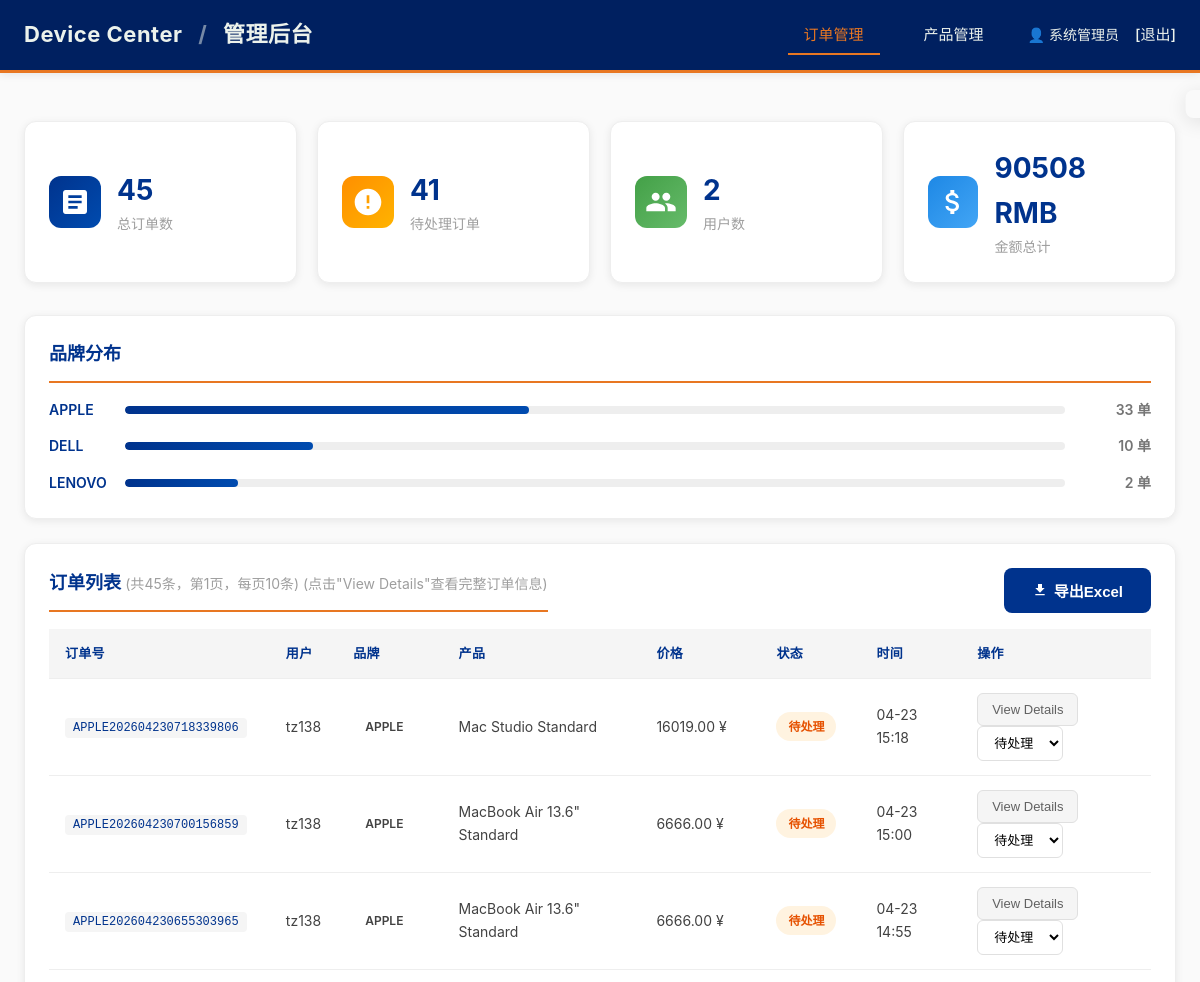
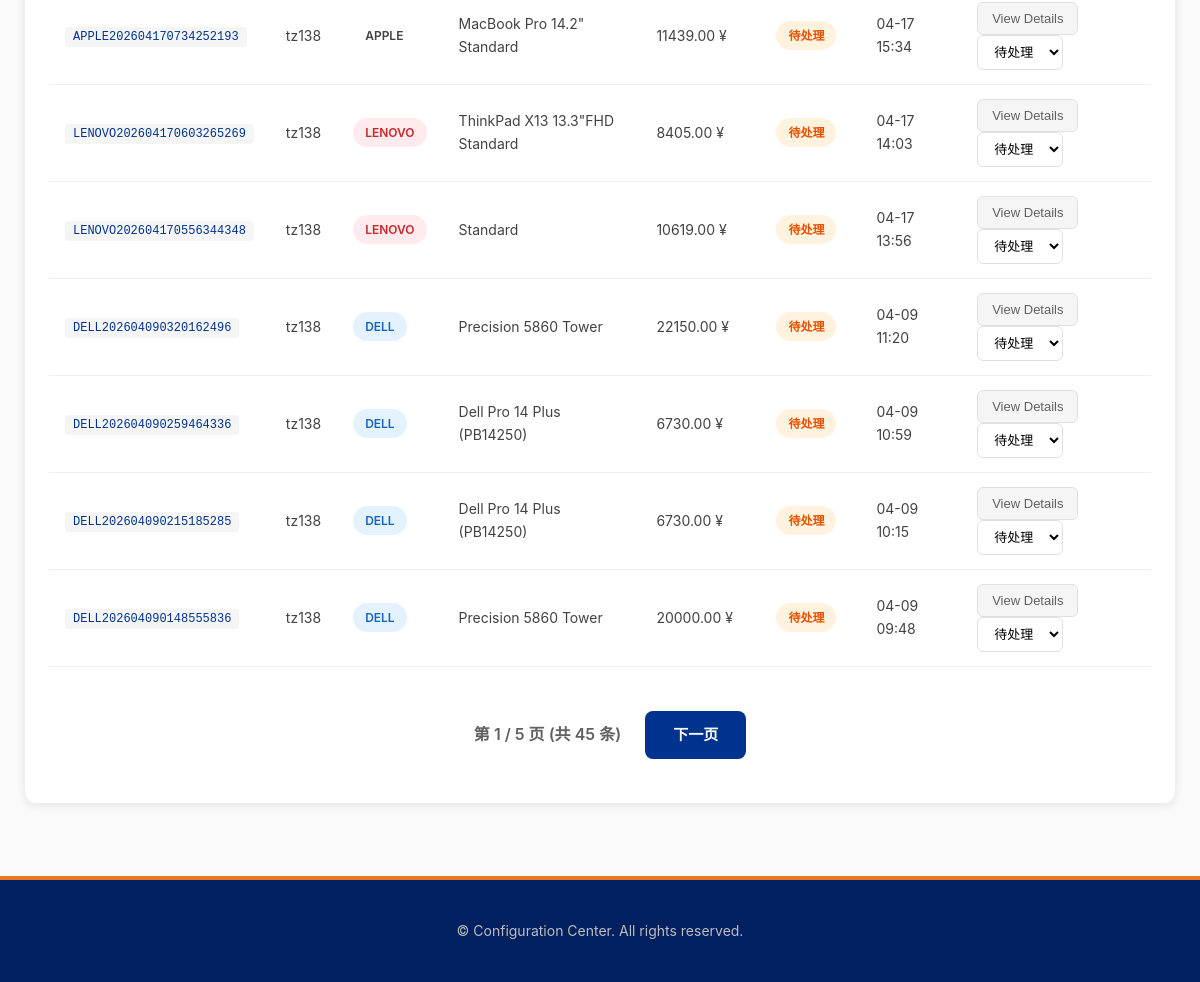
/manage/ (signed in), run on the app's committed database (2 pictures, top to bottom).
### device/models.py (models this page shows, shortened)
class Order(models.Model):
    BRAND_CHOICES = [
        ('apple', 'Apple'),
        ('dell', 'Dell'),
        ('lenovo', 'Lenovo'),
    ]
    STATUS_CHOICES = [
        ('pending', '待处理'),
        ('processing', '处理中'),
        ('completed', '已完成'),
        ('cancelled', '已取消'),
    ]
    order_number = models.CharField(max_length=50, unique=True, verbose_name='订单号')
    user_id = models.CharField(max_length=100, verbose_name='用户ID')
    user_name = models.CharField(max_length=200, blank=True, verbose_name='用户名')
    user_email = models.CharField(max_length=200, blank=True, verbose_name='用户eMail')
    brand = models.CharField(max_length=50, choices=BRAND_CHOICES, verbose_name='品牌')
    device_type = models.CharField(max_length=50, blank=True, verbose_name='设备类型')
    model_name = models.CharField(max_length=200, verbose_name='型号名称')
    selected_cpu = models.CharField(max_length=200, blank=True, verbose_name='CPU')
    selected_memory = models.CharField(max_length=100, blank=True, verbose_name='Memory')
    selected_hard_disk = models.CharField(max_length=100, blank=True, verbose_name='硬盘')
    selected_graphic_card = models.CharField(max_length=200, blank=True, verbose_name='GPU')
    selected_screen = models.CharField(max_length=200, blank=True, verbose_name='屏幕')
    selected_upgrades = models.JSONField(null=True, blank=True, verbose_name='选中升级配置')
    upgrade_price = models.DecimalField(max_digits=10, decimal_places=2, default=0, verbose_name='升级费用')
    base_price = models.DecimalField(max_digits=10, decimal_places=2, default=0, verbose_name='基础价格')
    total_price = models.DecimalField(max_digits=10, decimal_places=2, default=0, verbose_name='Total Price')
    status = models.CharField(max_length=20, choices=STATUS_CHOICES, default='pending', verbose_name='状态')
    remark = models.TextField(blank=True, verbose_name='Remark')
    created_at = models.DateTimeField(auto_now_add=True, verbose_name='创建时间')
    updated_at = models.DateTimeField(auto_now=True, verbose_name='更新时间')
    class Meta:
        verbose_name = '订单'
        verbose_name_plural = '订单'
        ordering = ['-created_at']
        db_table = 'orders'

### device/views.py (the view)
# urls.py: path('manage/', views.admin_dashboard, name='manage'),
@require_admin
def admin_dashboard(request):
    total_orders = Order.objects.count()
    pending_orders = Order.objects.filter(status='pending').count()
    total_users = Order.objects.values('user_id').distinct().count()
    total_revenue = Order.objects.filter(status='completed').aggregate(
        total=models.Sum('total_price')
    )['total'] or 0
    from django.core.paginator import Paginator, EmptyPage, PageNotAnInteger
    orders = Order.objects.all().order_by('-created_at')
    paginator = Paginator(orders, 10)
    page_number = request.GET.get('page')
    page_obj = paginator.get_page(page_number)
    brand_stats = Order.objects.values('brand').annotate(
        count=Count('id'),
        total=models.Sum('total_price')
    )
    return render(request, 'admin/dashboard.html', {
        'total_orders': total_orders,
        'pending_orders': pending_orders,
        'total_users': total_users,
        'total_revenue': total_revenue,
        'page_obj': page_obj,
        'brand_stats': brand_stats,
    })

### device/context_processors.py (called while the page is built)
def global_settings(request):
    user_id = request.session.get('user_id')
    is_admin = request.session.get('is_admin', False)
    is_logged_in = bool(user_id or is_admin)
    user_display = request.session.get('admin_name') or request.session.get('user_name', '') or ''
    return {
        'BRAND': 'Device Center',
        'CURRENT_YEAR': datetime.now().year,
        'DEBUG': settings.DEBUG,
        'is_logged_in': is_logged_in,
        'user_display': user_display,
        'is_admin': is_admin,
        'user_id': user_id,
        'user_name': request.session.get('user_name'),
        'admin_name': request.session.get('admin_name'),
    }

### device/views.py (called while the page is built, shortened)
def require_admin(view_func):
    @wraps(view_func)
    def wrapper(request, *args, **kwargs):
        return view_func(request, *args, **kwargs)
    return wrapper

### templates/admin/dashboard.html (shortened to what this page needs)
<!DOCTYPE html>
<html lang="zh-CN">
{% load static %}
<head>
    <link rel="stylesheet" href="{% static 'css/style.css' %}">
</head>
<body>
    <header class="header">
        <div class="container">
            <div class="header-content">
                <h1 class="logo"><a href="{% url 'manage' %}">Device Center</a> <span class="brand-separator">/</span> <span class="current-brand">管理后台</span></h1>
                <nav class="nav">
                    <a href="#" class="nav-link active" id="nav-orders" onclick="switchAdminTab('orders', this)">订单管理</a>
                    <a href="#" class="nav-link" id="nav-products" onclick="switchAdminTab('products', this)">产品管理</a>
                    <span class="user-info">
                        👤 {{ admin_name }}
                        <a href="{% url 'logout' %}" class="btn-link">[退出]</a>
                    </span>
                </nav>
            </div>
        </div>
    </header>
    <main class="main admin-main" id="orders-section">
        <div class="container">
            <section class="stats-grid">
                <div class="stat-card">
                    <div class="stat-icon">
                        <svg viewBox="0 0 24 24" width="32" height="32" fill="currentColor">
                            <path d="M19 3H5c-1.1 0-2 .9-2 2v14c0 1.1.9 2 2 2h14c1.1 0 2-.9 2-2V5c0-1.1-.9-2-2-2zm-5 14H7v-2h7v2zm3-4H7v-2h10v2zm0-4H7V7h10v2z"/>
                        </svg>
                    </div>
                    <div class="stat-content">
                        <span class="stat-value">{{ total_orders }}</span>
                        <span class="stat-label">总订单数</span>
                    </div>
                </div>
                <div class="stat-card warning">
                    <div class="stat-icon">
                        <svg viewBox="0 0 24 24" width="32" height="32" fill="currentColor">
                            <path d="M12 2C6.48 2 2 6.48 2 12s4.48 10 10 10 10-4.48 10-10S17.52 2 12 2zm1 15h-2v-2h2v2zm0-4h-2V7h2v6z"/>
                        </svg>
                    </div>
                    <div class="stat-content">
                        <span class="stat-value">{{ pending_orders }}</span>
                        <span class="stat-label">待处理订单</span>
                    </div>
                </div>
                <div class="stat-card success">
                    <div class="stat-icon">
                    </div>
                    <div class="stat-content">
                        <span class="stat-value">{{ total_users }}</span>
                        <span class="stat-label">用户数</span>
                    </div>
                </div>
                <div class="stat-card info">
                    <div class="stat-icon">
                    </div>
                    <div class="stat-content">
                        <span class="stat-value">{{ total_revenue }} RMB</span>
                        <span class="stat-label">金额总计</span>
                    </div>
                </div>
            </section>
            <section class="brand-stats">
                <h3>品牌分布</h3>
                <div class="brand-stat-list">
                    {% for stat in brand_stats %}
                    <div class="brand-stat-item">
                        <span class="brand-name">{{ stat.brand|upper }}</span>
                        <div class="brand-bar">
                            <div class="brand-bar-fill" style="width: {{ stat.count|add:10 }}%;"></div>
                        </div>
                        <span class="brand-count">{{ stat.count }} 单</span>
                    </div>
                    {% endfor %}
                </div>
            </section>
            <section class="order-list">
                <div style="display: flex; justify-content: space-between; align-items: center; margin-bottom: 16px;">
                    <h3 style="margin: 0;">订单列表 <small style="font-weight: normal; color: var(--gray-500); font-size: 14px;">(共{{ page_obj.paginator.count }}条，第{{ page_obj.number }}页，每页10条) (点击"View Details"查看完整订单信息)</small></h3>
                    <button class="btn btn-primary" onclick="exportOrdersExcel()" style="display: flex; align-items: center; gap: 6px;">
                        <svg viewBox="0 0 24 24" width="16" height="16" fill="currentColor">
                            <path d="M19 9h-4V3H9v6H5l7 7 7-7zM5 18v2h14v-2H5z"/>
                        </svg>
                        导出Excel
                    </button>
                </div>
                <div class="table-container">
                    <table class="data-table">
                        <thead>
                            <tr>
                                <th>订单号</th>
                                <th>用户</th>
                                <th>品牌</th>
                                <th>产品</th>
                                <th>价格</th>
                                <th>状态</th>
                                <th>时间</th>
                                <th>操作</th>
                            </tr>
                        </thead>
                        <tbody id="orderTableBody">
                            {% for order in page_obj %}
                            <tr class="order-row {% if order.status == 'cancelled' %}order-row-cancelled{% endif %}" data-order-id="{{ order.id }}" data-status="{{ order.status }}">
                                <td><code>{{ order.order_number }}</code></td>
                                <td>{{ order.user_name }}</td>
                                <td><span class="badge brand-{{ order.brand }}">{{ order.brand|upper }}</span></td>
                                <td>{{ order.model_name }}</td>
                                <td width="120px">{{ order.total_price }} ¥</td>
                                <td width="100px">
                                    <span class="badge status-{{ order.status }}" id="status-badge-{{ order.id }}">
                                        {% if order.status == 'pending' %}待处理
                                        {% elif order.status == 'processing' %}处理中
                                        {% elif order.status == 'completed' %}已完成
                                        {% elif order.status == 'cancelled' %}已终止
                                        {% endif %}
                                    </span>
                                </td>
                                <td>{{ order.created_at|date:"m-d H:i" }}</td>
                                <td>
                                    <button class="btn-detail" onclick="viewOrderDetail({{ order.id }})">View Details</button>
                                    <select onchange="confirmStatusChange({{ order.id }}, this.value)" class="status-select" id="status-select-{{ order.id }}">
                                        <option value="pending" {% if order.status == 'pending' %}selected{% endif %}>待处理</option>
                                    </select>
                                </td>
                            </tr>
                            {% empty %}
                            <tr>
                                <td colspan="8" class="empty-text">暂无订单</td>
                            </tr>
                            {% endfor %}
                        </tbody>
                    </table>
                </div>
                <div style="margin-top: 24px; text-align: center; padding: 20px 0;">
                    <span style="font-weight: 600; color: var(--gray-700); margin: 0 20px;">
                        第 {{ page_obj.number }} / {{ page_obj.paginator.num_pages }} 页 (共 {{ page_obj.paginator.count }} 条)
                    </span>
                    {% if page_obj.has_next %}
                        <a href="?page={{ page_obj.next_page_number }}" class="btn btn-primary">下一页</a>
                    {% endif %}
                </div>
            </section>
        </div>
    </main>
    <div id="toast" class="toast"></div>
    <footer class="footer">
        <div class="container">
            <p>&copy; {{ current_year }} Configuration Center. All rights reserved.</p>
        </div>
    </footer>
</body>
</html>

### templates/admin/dashboard.html (style rules this page uses)
.status-pending { background: #FFF3E0; color: #E65100; }
.btn-detail { padding: 8px 14px; font-size: 13px; background: var(--gray-100); border: 1px solid var(--gray-300); border-radius: 6px; cursor: pointer; margin-right: 6px; transition: var(--transition); color: var(--gray-700); font-weight: 500; }
.toast { position: fixed; top: 90px; right: 24px; padding: 14px 24px; border-radius: 8px; font-size: 14px; font-weight: 500; z-index: 2000; transform: translateX(120%); transition: transform 0.3s ease; box-shadow: var(--shadow-md); }
.nav-link { padding: 8px 16px; border-radius: 6px; color: var(--gray-600); text-decoration: none; font-weight: 500; transition: var(--transition); margin-right: 8px; }
.nav-link.active { padding: 8px 16px; border-radius: 6px; color: var(--gray-600); text-decoration: none; font-weight: 500; transition: var(--transition); margin-right: 8px; }

### data on the page
Order: order_number "APPLE202604230718339806", user_name "tz138", brand "APPLE", model_name "Mac Studio Standard", total_price "16019.00", shows "待处理", created_at "04-23 15:18", status+id "待处理"
Order: order_number "APPLE202604230700156859", user_name "tz138", brand "APPLE", model_name "MacBook Air 13.6\" Standard", total_price "6666.00", shows "待处理", created_at "04-23 15:00", status+id "待处理"
Order: order_number "APPLE202604230655303965", user_name "tz138", brand "APPLE", model_name "MacBook Air 13.6\" Standard", total_price "6666.00", shows "待处理", created_at "04-23 14:55", status+id "待处理"
Order: order_number "APPLE202604170734252193", user_name "tz138", brand "APPLE", model_name "MacBook Pro 14.2\" Standard", total_price "11439.00", shows "待处理", created_at "04-17 15:34", status+id "待处理"
Order: order_number "LENOVO202604170603265269", user_name "tz138", brand "LENOVO", model_name "ThinkPad X13 13.3\"FHD Standard", total_price "8405.00", shows "待处理", created_at "04-17 14:03", status+id "待处理"
Order: order_number "LENOVO202604170556344348", user_name "tz138", brand "LENOVO", model_name "Standard", total_price "10619.00", shows "待处理", created_at "04-17 13:56", status+id "待处理"
Order: order_number "DELL202604090320162496", user_name "tz138", brand "DELL", model_name "Precision 5860 Tower", total_price "22150.00", shows "待处理", created_at "04-09 11:20", status+id "待处理"
Order: order_number "DELL202604090259464336", user_name "tz138", brand "DELL", model_name "Dell Pro 14 Plus (PB14250)", total_price "6730.00", shows "待处理", created_at "04-09 10:59", status+id "待处理"
Order: order_number "DELL202604090215185285", user_name "tz138", brand "DELL", model_name "Dell Pro 14 Plus (PB14250)", total_price "6730.00", shows "待处理", created_at "04-09 10:15", status+id "待处理"
Order: order_number "DELL202604090148555836", user_name "tz138", brand "DELL", model_name "Precision 5860 Tower", total_price "20000.00", shows "待处理", created_at "04-09 09:48", status+id "待处理"

### other printed values
{{ admin_name }} "系统管理员"
{{ total_orders }} "45"
{{ pending_orders }} "41"
{{ total_users }} "2"
{{ total_revenue }} "90508"
{{ stat.brand|upper }} "APPLE" "DELL" "LENOVO"
{{ stat.count }} "33" "10" "2"
{{ page_obj.paginator.count }} "45"
{{ page_obj.number }} "1"
{{ page_obj.paginator.num_pages }} "5"
